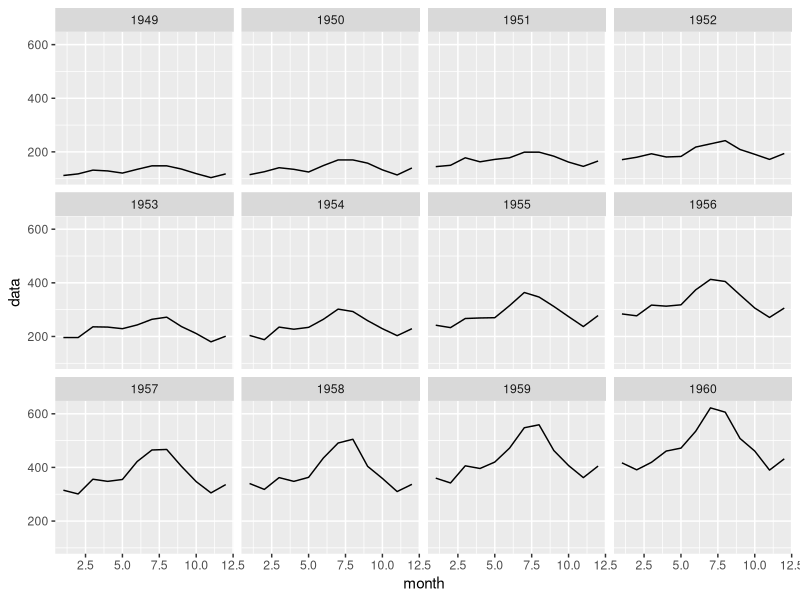
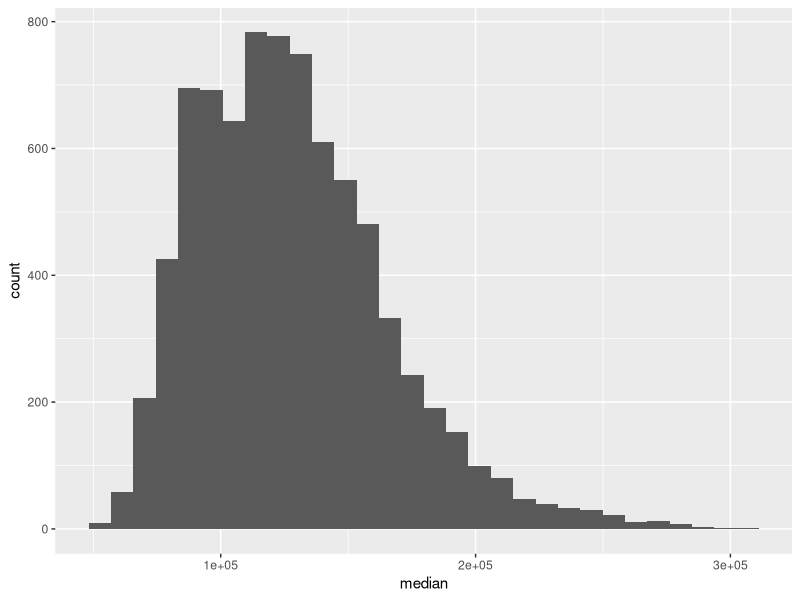
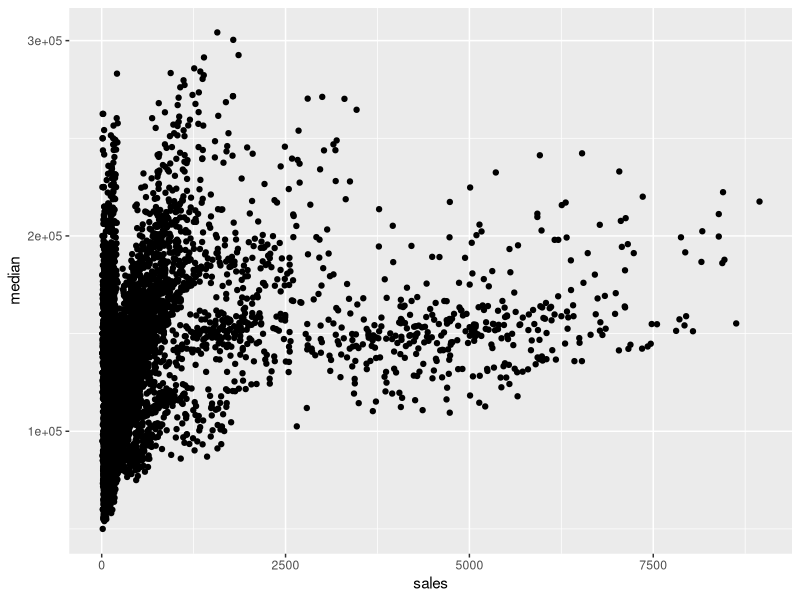
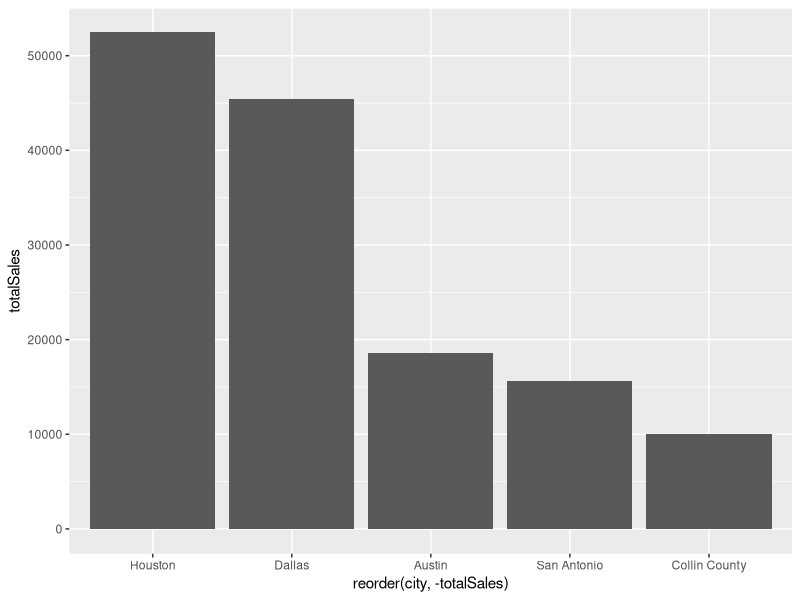
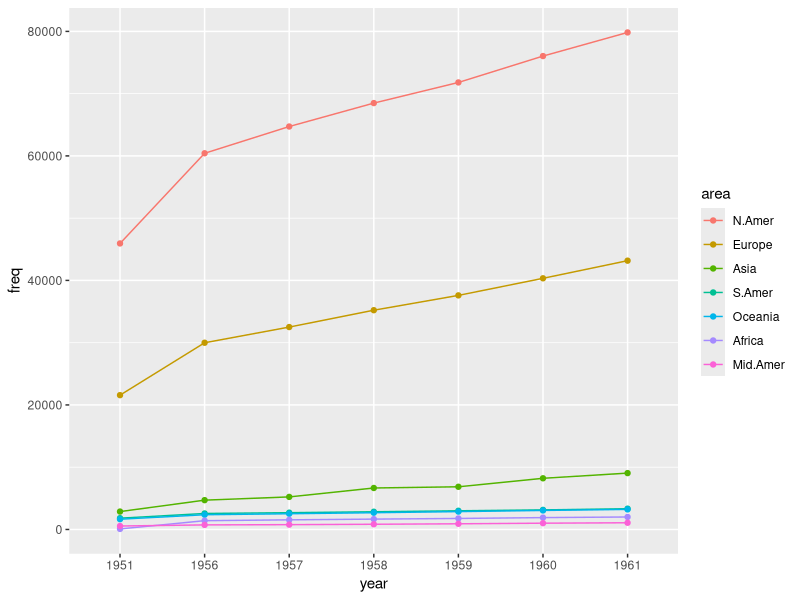
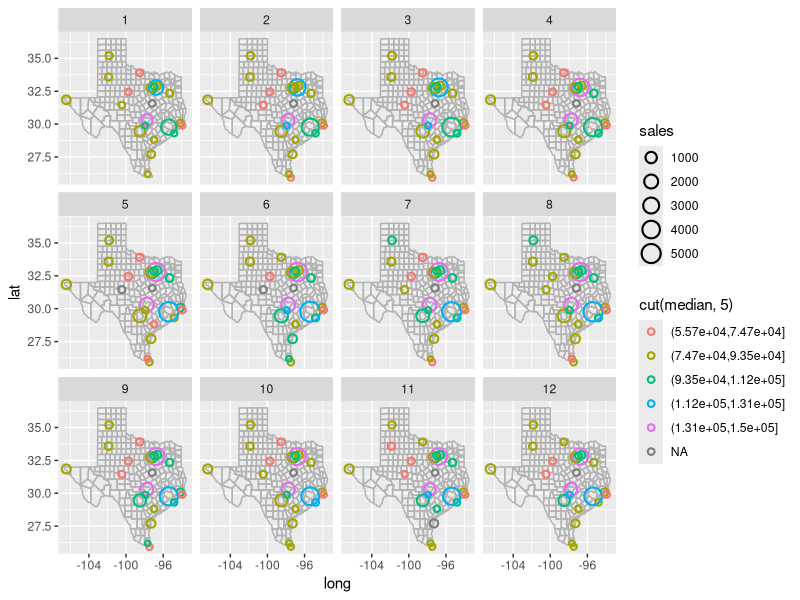

The R script that drew these images, in order:
## ---- chunk 1
knitr::opts_chunk$set(echo = TRUE)
## ---- chunk 2
# load ggplot2 and dplyr package
library(ggplot2)
library(dplyr)

# Monthly Airline Passenger Numbers 1949-1960
AirPassengers

# This is a "ts" class data
class(AirPassengers)

# transform ts class to data.frame
airpassengers_df <- data.frame(year = c(floor(time(AirPassengers) + .01)),
                               month = c(cycle(AirPassengers)),
                               data = c(AirPassengers))
head(airpassengers_df)

# draw plot
ggplot(airpassengers_df, aes(x=month, y=data)) + geom_line() + facet_wrap(~ year)
## ---- chunk 3
# Information about the housing market in Texas provided by the TAMU real estate center
txhousing

# the class of txhousing
class(txhousing)

# structure about txhousing
str(txhousing)
## ---- chunk 4
ggplot(data = txhousing, aes(x = median)) + geom_histogram()
## ---- chunk 5
ggplot(txhousing, aes(x=sales, y=median)) + geom_point()
## ---- chunk 6
mData <- txhousing %>%
  filter(year == 2000) %>%
  group_by(city) %>%
  summarize(totalSales = sum(sales, na.rm=TRUE)) %>%
  filter(totalSales >= 10000)

mData
ggplot(mData, aes(x=reorder(city, -totalSales), y=totalSales)) + geom_bar(stat = "identity")
## ---- chunk 7
# The number of telephones in various regions of the world (in thousands).
WorldPhones

# WorldPhones is a "matrix"
class(WorldPhones)

# convert matrix to data.frame and renaming
worldphone_df <- as.data.frame(as.table(WorldPhones))
names(worldphone_df) <- c("year", "area", "freq")
head(worldphone_df)

# draw plot
ggplot(worldphone_df, aes(x=year, y=freq, color=area, group=area)) + geom_line() + geom_point()
## ---- chunk 8
library(GGally) # install.packages("GGally")
library(scales)
library(memisc) # install.packages("memisc")
## ---- chunk 9
library(maps)
data(us.cities)

# collect all the city name in txhousing
mycountry <- unique(txhousing$city)

# beacause the us.cities$name is end in "TX", so we need to cut it off
tx.cities <- subset(us.cities, country.etc == "TX")
tx.cities$city <- unlist(strsplit(tx.cities$name, " TX"))

# for use rep to map the lat and long data conveniently, we choose only one year
m.txhousing <- subset(txhousing, year == 2000 & city %in% tx.cities$city)

# there are 12 months data in 2000, so set each = 12
temp <- tx.cities[tx.cities$city %in% m.txhousing$city, c("lat", "long")]
temp <- temp[rep(seq_len(nrow(temp)), each = 12), ]
m.txhousing.geo <- cbind(m.txhousing, temp)

ggplot(m.txhousing.geo, aes(x = long, y = lat, size = sales, colour = cut(median, 5))) +
  borders("county", "texas", colour = "grey70") + 
  geom_point(shape=1, stroke = 1.1) + facet_wrap(~month)
